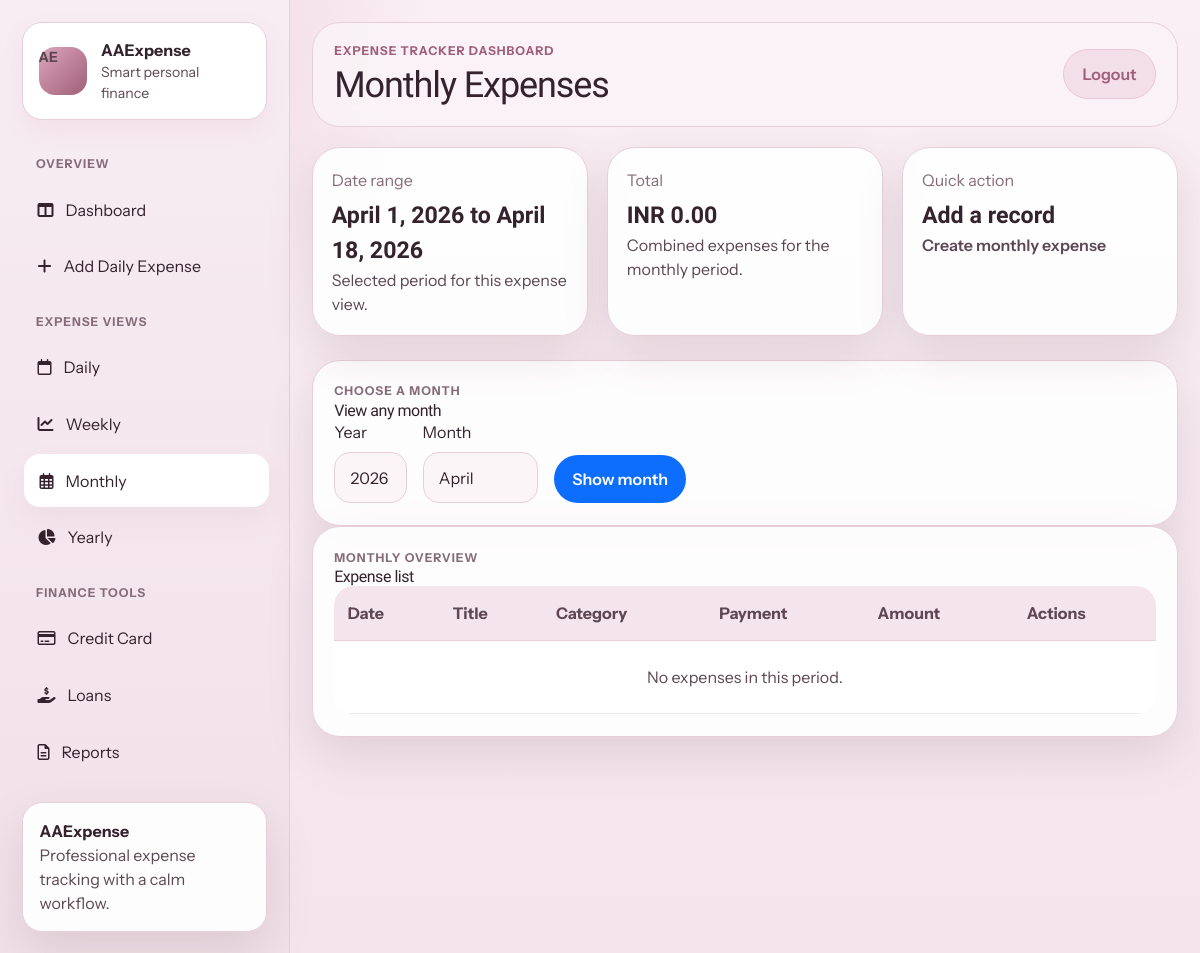
The page /expenses/monthly/ (signed in) on the database as committed earlier.
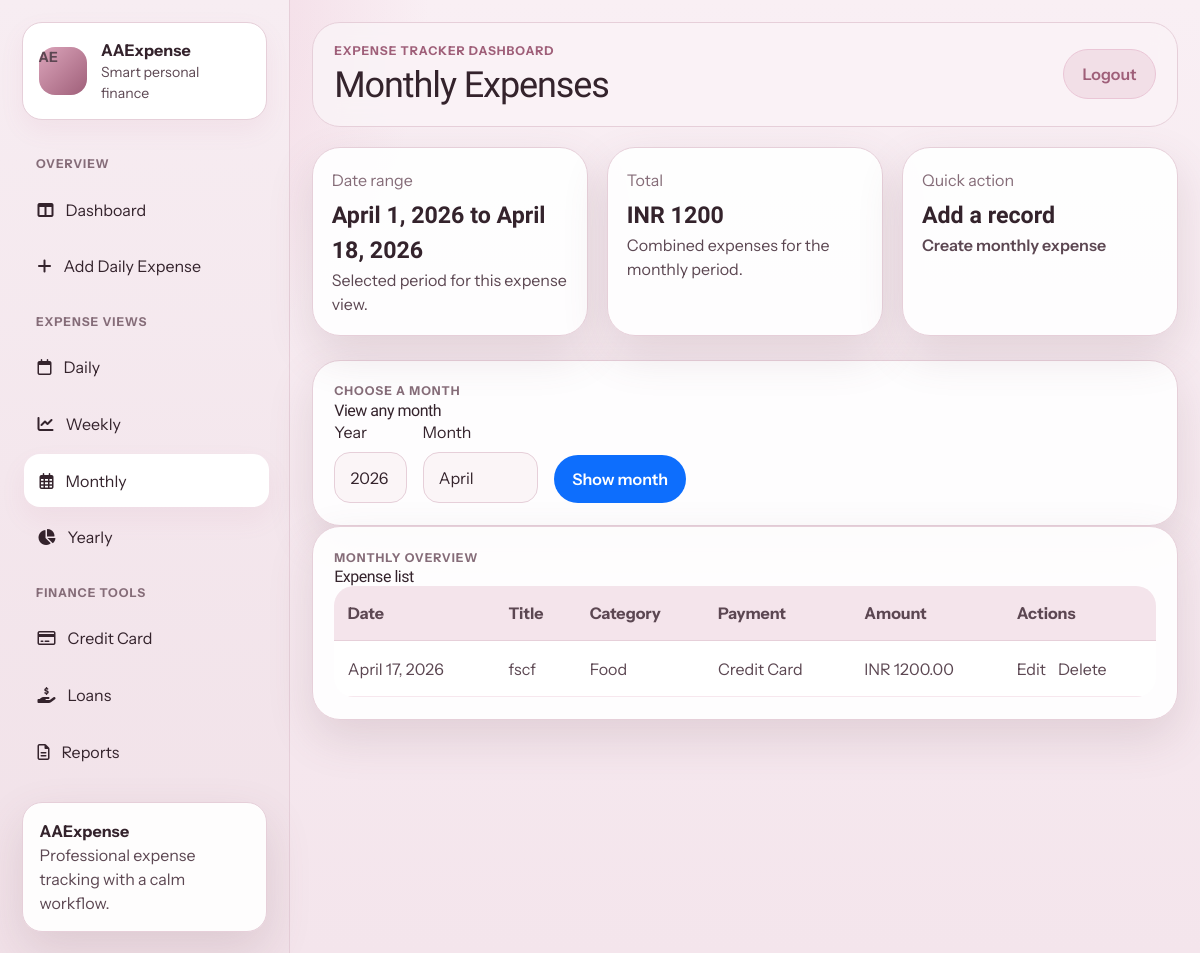
The same page on the database as committed later.
### expense/models.py (models this page shows, shortened)
class Expense(models.Model):
    PAYMENT_CASH = "cash"
    PAYMENT_UPI = "upi"
    PAYMENT_CREDIT_CARD = "credit_card"
    PAYMENT_CREDIT_CARD_BILL = "credit_card_bill"
    PAYMENT_CHOICES = [
        (PAYMENT_CASH, "Cash"),
        (PAYMENT_UPI, "UPI"),
        (PAYMENT_CREDIT_CARD, "Credit Card"),
        (PAYMENT_CREDIT_CARD_BILL, "Credit Card Bill Payment"),
    ]
    PAYMENT_CHOICES_DICT = dict(PAYMENT_CHOICES)
    CATEGORY_ENTERTAINMENT = "entertainment"
    CATEGORY_GROCERY = "grocery"
    CATEGORY_FOOD = "food"
    CATEGORY_STATIONERY = "stationery"
    CATEGORY_TRANSPORT = "transport"
    CATEGORY_HEALTH = "health"
    CATEGORY_RENT = "rent"
    CATEGORY_EDUCATION = "education"
    CATEGORY_BILLS = "bills"
    CATEGORY_SHOPPING = "shopping"
    CATEGORY_OTHERS = "others"
    CATEGORY_CHOICES = [
        (CATEGORY_ENTERTAINMENT, "Entertainment"),
        (CATEGORY_GROCERY, "Grocery"),
        (CATEGORY_FOOD, "Food"),
        (CATEGORY_STATIONERY, "Stationery"),
        (CATEGORY_TRANSPORT, "Transport"),
        (CATEGORY_HEALTH, "Health"),
        (CATEGORY_RENT, "Rent"),
        (CATEGORY_EDUCATION, "Education"),
        (CATEGORY_BILLS, "Bills"),
        (CATEGORY_SHOPPING, "Shopping"),
        (CATEGORY_OTHERS, "Others"),
    ]
    CATEGORY_CHOICES_DICT = dict(CATEGORY_CHOICES)
    user = models.ForeignKey(settings.AUTH_USER_MODEL, on_delete=models.CASCADE, related_name="expenses")
    title = models.CharField(max_length=120)
    category = models.CharField(max_length=80, choices=CATEGORY_CHOICES, default=CATEGORY_OTHERS)
    amount = models.DecimalField(max_digits=12, decimal_places=2)
    expense_date = models.DateField(default=timezone.localdate)
    payment_method = models.CharField(max_length=20, choices=PAYMENT_CHOICES, default=PAYMENT_UPI)
    notes = models.TextField(blank=True)
    created_at = models.DateTimeField(auto_now_add=True)
    updated_at = models.DateTimeField(auto_now=True)
    class Meta:
        ordering = ["-expense_date", "-created_at"]

### expense/views.py (the view, shortened to what this page needs)
# urls.py: path("expenses/<str:period>/", views.expense_period_list, name="expense_period_list"),
@login_required
def expense_period_list(request, period):
    start, end = _period_bounds(period)
    if start is None:
        return HttpResponseForbidden("Invalid period.")
    period_label = period.capitalize()
    current_date = timezone.localdate()
    current_year = current_date.year
    year_options = list(range(2020, current_year + 2))
    month_options = [(i, calendar.month_name[i]) for i in range(1, 13)]
    week_options = []
    selected_year = start.year
    selected_month = start.month
    selected_week = 1
    selected_day = start
    if period == "daily":
        date_str = request.GET.get("date")
        if date_str:
            try:
                selected_day = date.fromisoformat(date_str)
                start = end = selected_day
                period_label = selected_day.strftime("%d %B %Y")
            except ValueError:
                return HttpResponseForbidden("Invalid date selection.")
    elif period == "monthly":
        year_str = request.GET.get("year")
        month_str = request.GET.get("month")
    expenses = Expense.objects.filter(user=request.user, expense_date__range=(start, end))
    total = expenses.aggregate(total=Sum("amount"))["total"] or Decimal("0.00")
    month_weeks = _month_weeks(selected_year, selected_month)
    week_options = list(range(1, len(month_weeks) + 1))
    week_navigation = _get_week_navigation(selected_year, selected_month, selected_week)
    return render(
        request,
        "expense/expense_period_list.html",
        {
            "expenses": expenses,
            "period": period,
            "period_label": period_label,
            "total": total,
            "start": start,
            "end": end,
            "year_options": year_options,
            "month_options": month_options,
            "week_options": week_options,
            "selected_year": selected_year,
            "selected_month": selected_month,
            "selected_week": selected_week,
            "selected_day": selected_day,
            "month_weeks": month_weeks,
            "week_navigation": week_navigation,
        },
    )

### expense/views.py (called while the page is built)
def _period_bounds(period):
    today = timezone.localdate()
    if period == "daily":
        return today, today
    if period == "weekly":
        start = today - timedelta(days=today.weekday())
        return start, today
    if period == "monthly":
        start = today.replace(day=1)
        return start, today
    if period == "yearly":
        start = today.replace(month=1, day=1)
        return start, today
    return None, None

### templates/expense/expense_period_list.html (shortened to what the changed rows need)
{% extends 'expense/base.html' %}
{% load custom_filters %}
{% block page_heading %}{{ period_label }} Expenses{% endblock %}
{% block content %}
<section class="summary-grid summary-grid--compact">
    <article class="summary-card">
        <span>Total</span>
        <strong>INR {{ total }}</strong>
        <p>Combined expenses for the {{ period }} period.</p>
    </article>
</section>
<section class="content-card">
    <div class="table-responsive">
        <table class="table align-middle app-table mb-0">
            <thead>
                <tr>
                    <th>Date</th>
                    <th>Title</th>
                    <th>Category</th>
                    <th>Payment</th>
                    <th>Amount</th>
                    <th>Actions</th>
                </tr>
            </thead>
            <tbody>
                {% for expense in expenses %}
                    <tr>
                        <td>{{ expense.expense_date }}</td>
                        <td>{{ expense.title }}</td>
                        <td>{{ expense.get_category_display }}</td>
                        <td>{{ expense.get_payment_method_display }}</td>
                        <td>INR {{ expense.amount }}</td>
                        <td class="table-actions">
                            <a href="{% url 'expense_update' expense.pk %}">Edit</a>
                            <a href="{% url 'expense_delete' expense.pk %}">Delete</a>
                        </td>
                    </tr>
                {% empty %}
                    <tr>
                        <td colspan="6" class="text-center py-4">No expenses in this period.</td>
                    </tr>
                {% endfor %}
            </tbody>
        </table>
    </div>
</section>
{% endblock %}

Rows that differ between the two databases and show on the page:
added Expense: expense_date "April 17, 2026", title "fscf", category "Food", payment_method "Credit Card", amount "1200.00"
Other text that changed with them:
{{ total }}: "0.00" → "1200"
text no longer shown: "No expenses in this period."
